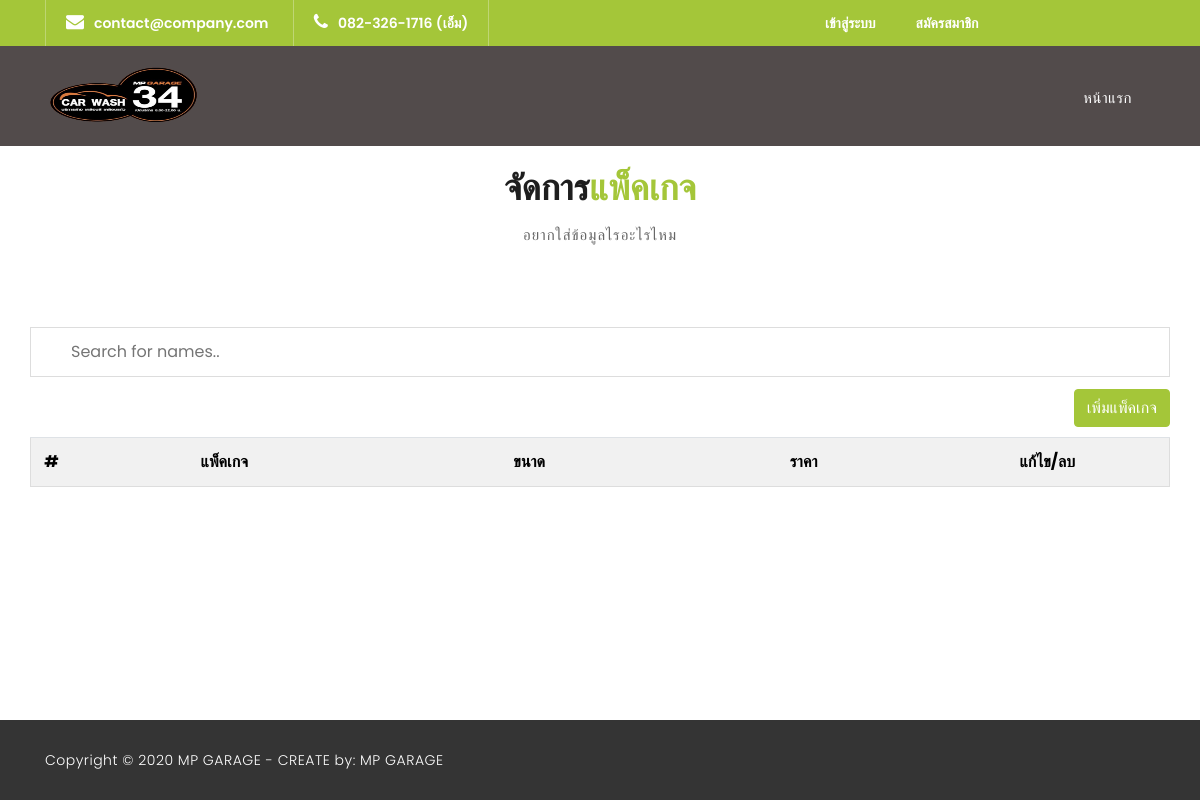
Page /admin/manage_package.php on the earlier database version.
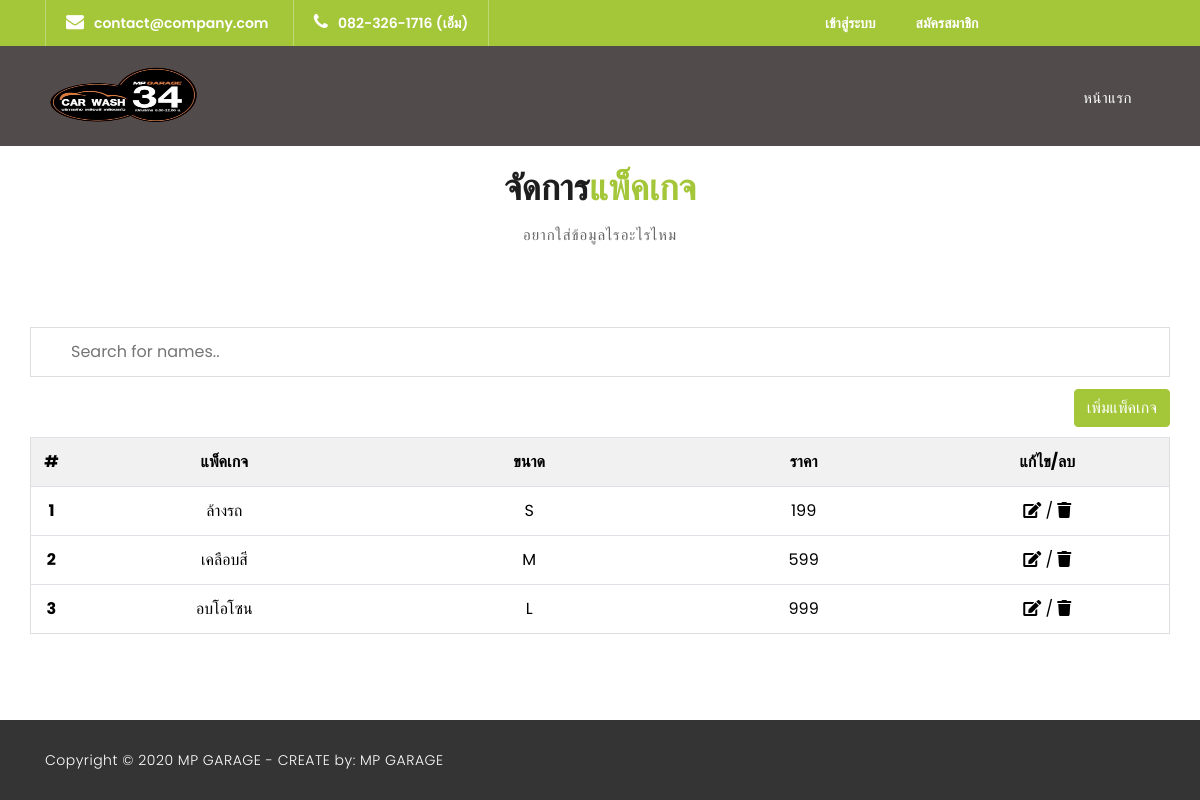
Same page on the later database version.
### tables this page shows
CREATE TABLE `packages` (
  `P_id` int(11) NOT NULL,
  `P_name` varchar(100) NOT NULL,
  `P_price` varchar(20) NOT NULL,
  `P_size` varchar(2) NOT NULL,
  `P_delete` int(1) NOT NULL
);

### server.php (called while the page is built, shortened)
<?php
    class DB_con {
        function __construct() {
            $conn = mysqli_connect(DB_SERVER, DB_USER, DB_PASS, DB_NAME);
            $this->dbcon = $conn;
        }
    }

### classes/Packages.php (called while the page is built, shortened)
<?php
class Packages
{
    private $db;
    function __construct($conn)
    {
        $this->db = $conn;
    }
    public function Select_all_packages()
    {
        $packages = mysqli_query($this->db, "SELECT * FROM packages WHERE `P_delete` != 1");
        return $packages;
    }
}

### admin/manage_package.php (the view, shortened to what the changed rows need)
<?php
include_once('../server.php');
include_once('../classes/Packages.php');
$conn = new DB_con();
$member = new Packages($conn->dbcon);
$result = $member->Select_all_packages();
?>
<!DOCTYPE html>
<html lang="en">
<head>
    <link href="../vendor/bootstrap/css/bootstrap.min.css" rel="stylesheet">
    <link href="https://cdnjs.cloudflare.com/ajax/libs/font-awesome/5.15.2/css/all.min.css" rel="stylesheet">
    <link rel="stylesheet" href="../assets/css/fontawesome.css">
    <link rel="stylesheet" href="../assets/css/style.css">
    <link rel="stylesheet" href="../assets/css/owl.css">
    <link rel="stylesheet" href="../assets/css/myStyle.css">
</head>
<body>
    <div class="team" style="margin: 0">
        <div class="container">
            <div class="row">
                <div class="col-md-12">
                    <div class="section-heading">
                        <h2>จัดการ<em>แพ็คเกจ</em></h2>
                    </div>
                </div>
                <form name="table_user" action="form.php" method="POST" style="width: 100%;">
                    <table id="myTable" class="table">
                        <tr class="header">
                            <th style="width:3%;">#</th>
                            <th style="width:25%;">แพ็คเกจ</th>
                            <th style="width:25%;">ขนาด</th>
                            <th style="width:20%;">ราคา</th>
                            <th style="width:20%;">แก้ไข/ลบ</th>
                        </tr>
                        <?php $no = 1; ?>
                        <?php while ($num = mysqli_fetch_array($result)) :
                            echo ("<tr>
                                    <th>" . $no . "</th>
                                    <td id = \"name\">" . $num["P_name"] . "</td>
                                    <td id = \"size\">" . $num["P_size"] . "</td>
                                    <td id = \"price\">" . $num["P_price"] . "</td>
                                    <td><a href=\"package_form_edit.php?id=" . $num["P_id"] . "\"><i class=\"fas fa-edit\"></i></a> /
                                        <a href=\"package_form_delete.php?id=" . $num["P_id"] . "\"><i class=\"fas fa-trash\"></i></a>
                                    </td>
                                </tr>");
                            $no++;
                        endwhile ?>
                    </table>
                </form>
            </div>
        </div>
    </div>
</body>
</html>

Differences in the rows shown:
added packages: P_name "ล้างรถ", P_size "S", P_price "199"
added packages: P_name "เคลือบสี", P_size "M", P_price "599"
added packages: P_name "อบโอโซน", P_size "L", P_price "999"
